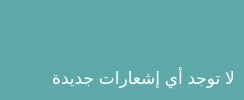
        <widget class="QCustomSlideMenu" name="PopupNotificationContainer" native="true">
         <property name="sizePolicy">
          <sizepolicy hsizetype="Preferred" vsizetype="Preferred">
           <horstretch>0</horstretch>
           <verstretch>0</verstretch>
          </sizepolicy>
         </property>
         <property name="layoutDirection">
          <enum>Qt::RightToLeft</enum>
         </property>
         <property name="styleSheet">
          <string notr="true">	background-color:#5EAAA8;
	border-radius:10px;
</string>
         </property>
         <layout class="QVBoxLayout" name="verticalLayout_13">
          <property name="spacing">
           <number>0</number>
          </property>
          <property name="leftMargin">
           <number>0</number>
          </property>
          <property name="topMargin">
           <number>0</number>
          </property>
          <property name="rightMargin">
           <number>0</number>
          </property>
          <property name="bottomMargin">
           <number>0</number>
          </property>
          <item>
           <widget class="QWidget" name="PopupNotificationSubContainer" native="true">
            <property name="layoutDirection">
             <enum>Qt::RightToLeft</enum>
            </property>
            <layout class="QVBoxLayout" name="verticalLayout_14">
             <property name="leftMargin">
              <number>5</number>
             </property>
             <property name="topMargin">
              <number>5</number>
             </property>
             <property name="rightMargin">
              <number>0</number>
             </property>
             <property name="bottomMargin">
              <number>0</number>
             </property>
             <item>
              <widget class="QLabel" name="lbl_notification_sender">
               <property name="font">
                <font>
                 <pointsize>12</pointsize>
                 <weight>75</weight>
                 <bold>true</bold>
                </font>
               </property>
               <property name="layoutDirection">
                <enum>Qt::RightToLeft</enum>
               </property>
               <property name="styleSheet">
                <string notr="true">color:rgb(255, 255, 255)</string>
               </property>
               <property name="text">
                <string/>
               </property>
              </widget>
             </item>
             <item>
              <widget class="QFrame" name="frame_9">
               <property name="layoutDirection">
                <enum>Qt::RightToLeft</enum>
               </property>
               <property name="frameShape">
                <enum>QFrame::StyledPanel</enum>
               </property>
               <property name="frameShadow">
                <enum>QFrame::Raised</enum>
               </property>
               <layout class="QHBoxLayout" name="horizontalLayout_14">
                <item>
                 <widget class="QLabel" name="lbl_notification_msg">
                  <property name="maximumSize">
                   <size>
                    <width>16777205</width>
                    <height>16777215</height>
                   </size>
                  </property>
                  <property name="font">
                   <font>
                    <pointsize>13</pointsize>
                   </font>
                  </property>
                  <property name="layoutDirection">
                   <enum>Qt::RightToLeft</enum>
                  </property>
                  <property name="styleSheet">
                   <string notr="true">color:rgb(255, 255, 255)</string>
                  </property>
                  <property name="text">
                   <string>لا توجد أي إشعارات جديدة</string>
                  </property>
                  <property name="alignment">
                   <set>Qt::AlignCenter</set>
                  </property>
                 </widget>
                </item>
                <item>
                 <widget class="QPushButton" name="btn_closeNotification">
                  <property name="toolTip">
                   <string>Close Notification</string>
                  </property>
                  <property name="layoutDirection">
                   <enum>Qt::RightToLeft</enum>
                  </property>
                  <property name="text">
                   <string/>
                  </property>
                  <property name="icon">
                   <iconset resource="../../res.qrc">
                    <normaloff>:/icon/image/icon/x-circle-w.svg</normaloff>:/icon/image/icon/x-circle-w.svg</iconset>
                  </property>
                  <property name="iconSize">
                   <size>
                    <width>24</width>
                    <height>24</height>
                   </size>
                  </property>
                 </widget>
                </item>
               </layout>
              </widget>
             </item>
            </layout>
           </widget>
          </item>
         </layout>
        </widget>
